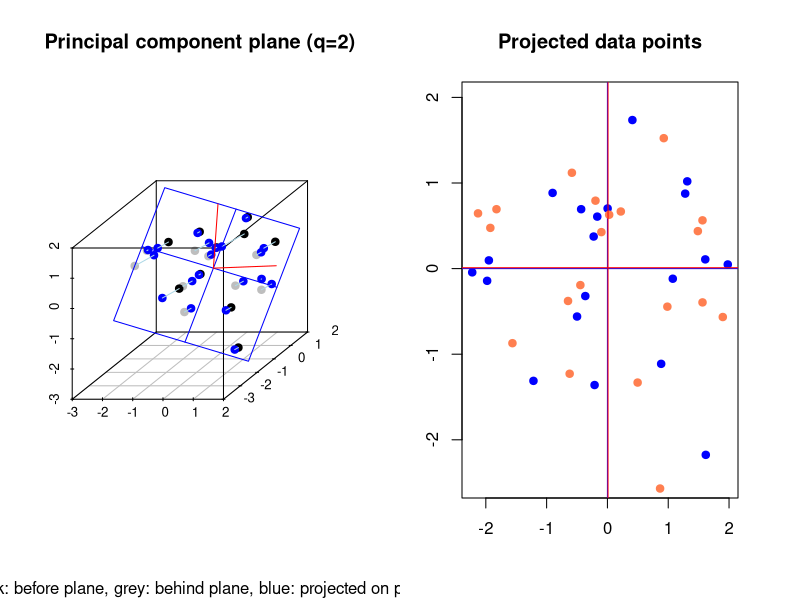

The R script that drew this image:
library("scatterplot3d")
library("MASS")
set.seed(150742)
n   <- 20
mu  <- c(0,0,0)
Sig <- matrix(c(1,0.7,0,0.7,1,0,0,0,1), ncol=3)
x   <- mvrnorm(n, mu, Sig)
#r  <- runif(n)
#t  <- 2*pi*runif(n)
#x  <- cbind(r*cos(t), r*sin(t))
#x  <- cbind(x, x[,1]^2+x[,2]^2+0.1*rnorm(n))
z  <- scale(x)

ev <- eigen(cov(z), symmetric=T)
#ev$vectors[,1]<- -ev$vectors[,1]
#ev$vectors[,2]<- -ev$vectors[,2]

# projected data points
pt2 <- z%*%ev$vectors

pdf("factor_rotation.pdf", width=10, height=6)
par(mfrow=c(1,2))
s3d <- scatterplot3d(z, pch=19, color=ifelse(pt2[,3]<0,"grey", "black"), xlab="", ylab="", zlab="",
										 main="Principal component plane (q=2)", asp=T,
										 sub="black: before plane, grey: behind plane, blue: projected on plane")
pt3 <- outer(pt2[,1], ev$vectors[,1])+outer(pt2[,2], ev$vectors[,2])
s3d$points3d(pt3, col="blue", pch=19)
for (i in 1:nrow(z)) {
	p2 <- s3d$xyz.convert(pt3[i,1],pt3[i,2],pt3[i,3])
	p3 <- s3d$xyz.convert(z[i,1],z[i,2],z[i,3])
	segments(p2$x,p2$y,p3$x,p3$y,lwd=1,col="lightblue")
}

# plane
ptr2 <- 1.1*cbind(c(min(pt2[,1]), max(pt2[,1]), max(pt2[,1]), min(pt2[,1])),
									c(min(pt2[,2]), min(pt2[,2]), max(pt2[,2]), max(pt2[,2])))
ptr3 <- outer(ptr2[,1], ev$vectors[,1])+outer(ptr2[,2], ev$vectors[,2])
pr   <- s3d$xyz.convert(ptr3[,1], ptr3[,2], ptr3[,3])
polygon(pr, border="blue")
# axes
ptr2 <- 1.1*cbind(c(0, 0, max(pt2[,1]), min(pt2[,1])),
									c(min(pt2[,2]), max(pt2[,2]), 0, 0))
ptr3 <- outer(ptr2[,1], ev$vectors[,1])+outer(ptr2[,2], ev$vectors[,2])
pr   <- s3d$xyz.convert(ptr3[,1], ptr3[,2], ptr3[,3])
lines(pr$x[1:2], pr$y[1:2], col="blue")
lines(pr$x[3:4], pr$y[3:4], col="blue")

## rotate axes in the plane
phi <- pi/10
ptr3 <- 2*rbind(c(0,0,0),
						  	ev$vectors[,1]*cos(phi)+ev$vectors[,2]*sin(phi),
							  -ev$vectors[,1]*sin(phi)+ev$vectors[,2]*cos(phi))
pr   <- s3d$xyz.convert(ptr3[,1], ptr3[,2], ptr3[,3])
lines(pr$x[1:2], pr$y[1:2], col="red")
lines(pr$x[-2], pr$y[-2], col="red")

## show projected data points
plot(pt2, xlab="", ylab="", pch=19, col="blue", main="Projected data points", ylim=c(-2.5, 2))
abline(h=0, col="blue")
abline(v=0, col="blue")

pt2r <- cbind(pt2[,1]*cos(phi)+pt2[,2]*sin(phi), -pt2[,1]*sin(phi)+pt2[,2]*cos(phi))
points(pt2r, xlab="", ylab="", pch=19, col="coral")
abline(h=0.01, col="red")
abline(v=0.01, col="red")
dev.off()
if (interactive()) browseURL(paste0(getwd(),"/factor_rotation.pdf"))
